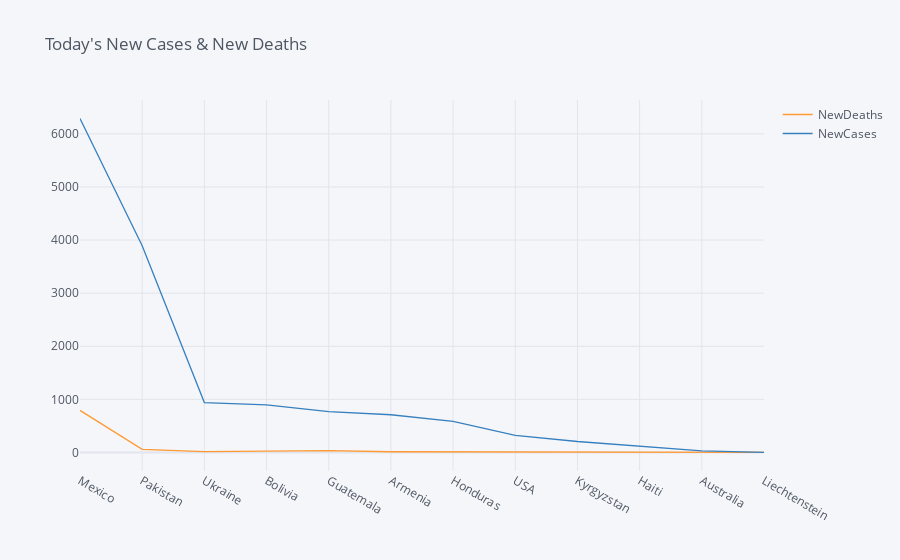

This figure's notebook cell:
### Code cell
df_newcases.iplot(
    x='Country',
    y=['NewDeaths','NewCases'],
    mode='lines',
    size=8,
    title="Today's New Cases & New Deaths")

### Figure 1 — Plotly figure (JSON) as saved in the notebook; plotly's stock layout.template omitted (floating-point values rounded to 4 significant figures)
{"data": [{"line": {"color": "rgba(255, 153, 51, 1.0)", "dash": "solid", "shape": "linear", "width": 1.3}, "mode": "lines", "name": "NewDeaths", "text": "", "type": "scatter", "x": ["Mexico", "Pakistan", "Ukraine", "Bolivia", "Guatemala", "Armenia", "Honduras", "USA", "Kyrgyzstan", "Haiti", "Australia", "Liechtenstein"], "y": [793, 60, 16, 26, 35, 14, 10, 3, 1, 1, 1, 1]}, {"line": {"color": "rgba(55, 128, 191, 1.0)", "dash": "solid", "shape": "linear", "width": 1.3}, "mode": "lines", "name": "NewCases", "text": "", "type": "scatter", "x": ["Mexico", "Pakistan", "Ukraine", "Bolivia", "Guatemala", "Armenia", "Honduras", "USA", "Kyrgyzstan", "Haiti", "Australia", "Liechtenstein"], "y": [6288, 3892, 940, 896, 771, 711, 587, 324, 207, 113, 29, 3]}], "layout": {"legend": {"bgcolor": "#F5F6F9", "font": {"color": "#4D5663"}}, "paper_bgcolor": "#F5F6F9", "plot_bgcolor": "#F5F6F9", "title": {"font": {"color": "#4D5663"}, "text": "Today's New Cases & New Deaths"}, "xaxis": {"gridcolor": "#E1E5ED", "showgrid": true, "tickfont": {"color": "#4D5663"}, "title": {"font": {"color": "#4D5663"}, "text": ""}, "zerolinecolor": "#E1E5ED"}, "yaxis": {"gridcolor": "#E1E5ED", "showgrid": true, "tickfont": {"color": "#4D5663"}, "title": {"font": {"color": "#4D5663"}, "text": ""}, "zerolinecolor": "#E1E5ED"}}}
